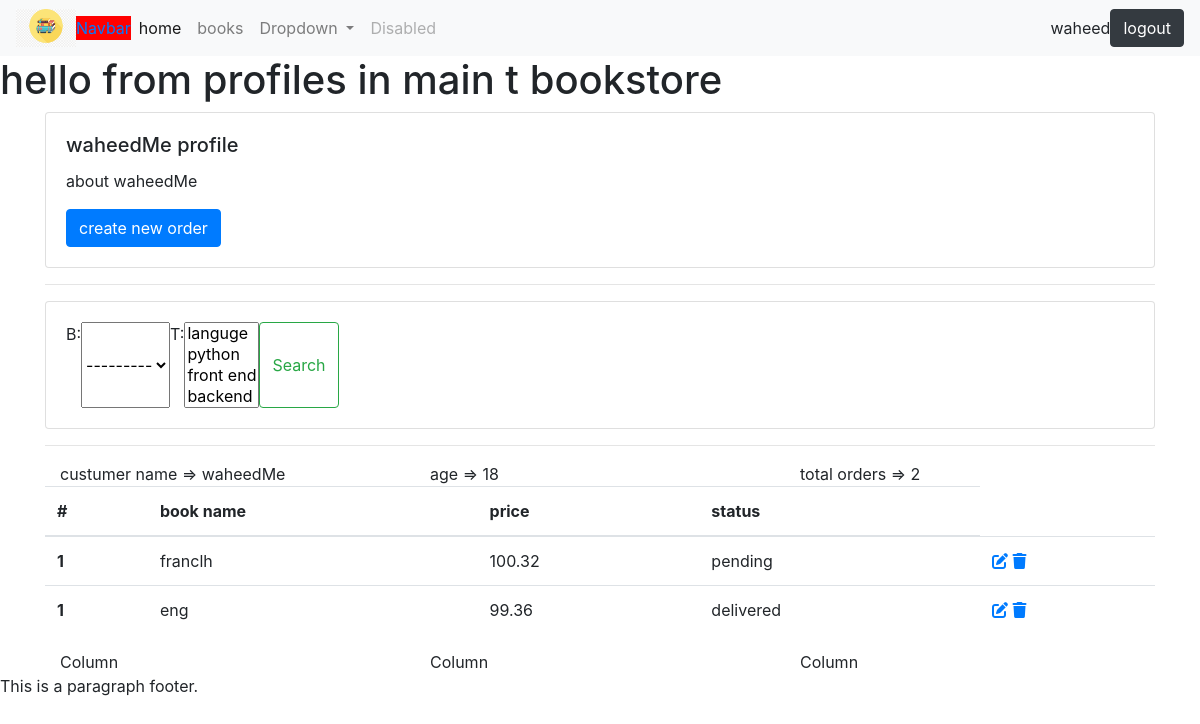
Page /profile/3 (signed in) on the committed database.
### bookstore/models.py (models this page shows, shortened)
class Customer(models.Model):
    user=models.OneToOneField(User,null=True,on_delete=models.CASCADE)
    namee = models.CharField(max_length=50, null=True)
    age = models.CharField(max_length=15, null=True)
    data_create = models.DateTimeField(auto_now_add=True, null=True)
    avatar=models.ImageField(blank=True, default='s.png')

class order(models.Model):
    ssstatus = (
        ('pending', 'pending'),
        ('delivered', 'delivered'),
        ('in progress', 'inprograss')
    )
    cus = models.ForeignKey(Customer, null=True, on_delete=models.SET_NULL)
    b = models.ForeignKey(book, null=True, on_delete=models.SET_NULL)
    t=models.ManyToManyField(tag)
    date_created = models.DateTimeField(auto_now_add=True, null=True)
    sstatus = models.CharField(max_length=200, null=True, choices=ssstatus)

class book(models.Model):
    CCATEGORY = (
        ('commic', 'commic'),
        ('fan', 'fan'),
        ('sci', 'sci')
    )
    namee = models.CharField(max_length=30, null=True)
    price = models.FloatField(null=True)
    discrib = models.CharField(max_length=200, null=True)
    data_create = models.DateTimeField(auto_now_add=True, null=True)
    t=models.ManyToManyField(tag)
    def __str__(self):
        return self.namee

### bookstore/decorators.py (the view)
        def wrapper_fun(req,*args, **kwargs):
            group=None
            if req.user.groups.exists():
                group=req.user.groups.all()[0].name
            if group in allowgroups:
                return veiwfun(req,*args,**kwargs)
            else:
                return redirect ('/home')

### bookstore/models.py (called while the page is built)
    def __str__(self) :
        return self.nname

### bookstore/views.py (called while the page is built)
@login_required(login_url='userlogin')
@allowedUsers(['customerss'])
def profile (req,pk):
    cus=Customer.objects.get(id=pk)
    ord=cus.order_set.all()
    tord=ord.count()
    sfliter=OrderFilter(req.GET,queryset=ord)
    ord=sfliter.qs
    con={
        'cus':cus,
        'ord':ord,
        'tord':tord,
        'sfliter':sfliter,
    }
    return render(req,"main/profiles.html",con)

### bookstore/templates/main/profiles.html (shortened to what this page needs)
{%extends 'main/main.html'%}
{%block content%}
<h1>hello from profiles in main t bookstore</h1>
<div class="container">
  <div class="card" >
    <div class="card-body">
      <h5 class="card-title">{{cus.namee}} profile</h5>
      <p class="card-text">about {{cus.namee}}</p>
      <a href="{% url 'createid' cus.id %}" class="btn btn-primary">create new order</a>
    </div>
  </div>
  <hr>
  <div class="card" >
    <div class="card-body">
      <form class="d-flex" role="search">
        {{sfliter.form}}
        <button class="btn btn-outline-success" type="submit">Search</button>
      </form>
    </div>
  </div>
  <hr>
    <div class="container">
        <div class="row">
          <div class="col">
           custumer name => {{cus.namee}}
          </div>
          <div class="col">
            age => {{cus.age}}
          </div>
          <div class="col">
            total orders => {{tord}}
          </div>
        </div>
      </div>
    <table class="table">
        <thead>
          <tr>
            <th scope="col">#</th>
            <th scope="col">book name </th>
            <th scope="col">price</th>
            <th scope="col">status</th>
          </tr>
        </thead>
        <tbody>
            {% for item in ord  %}
            <tr>
                <th scope="row">1</th>
                <td>{{item.b}}</td>
                <td>{{item.b.price}}</td>
                <td>{{item.sstatus}}</td>
                <td>
                  <a href="{% url 'update' item.id %}">
                    <i class="fa-solid fa-pen-to-square"></i>
                  </a>
                  <a href="{% url 'delete' item.id %}">
                    <i class="fas fa-trash"></i>
                  </a>
                </td>
              </tr>
            {% endfor %}
        </tbody>
      </table>
<div class="container">
  <div class="row">
    <div class="col">
      Column
    </div>
    <div class="col">
      Column
    </div>
    <div class="col">
      Column
    </div>
  </div>
</div>
</div>
{%endblock%}

### bookstore/templates/main/head.html (shortened to what this page needs)
{% load static %}
<nav class="navbar navbar-expand-lg navbar-light bg-light">
  <img src="{% static '/imags/boo.png' %}" alt="" width="60">
  <a class="navvv" href="#">Navbar</a>
  <div class="collapse navbar-collapse" id="navbarSupportedContent">
    <ul class="navbar-nav mr-auto">
      <li class="nav-item active">
        <a class="nav-link" href="{% url 'home'  %}"
          >home <span class="sr-only">(current)</span></a
        >
      </li>
      <li class="nav-item">
        <a class="nav-link" href= "{% url 'about'  %}">books</a>
      </li>
      <li class="nav-item dropdown">
        <a
          class="nav-link dropdown-toggle"
          href="#"
          id="navbarDropdown"
          role="button"
          data-toggle="dropdown"
          aria-expanded="false"
        >
          Dropdown
        </a>
      </li>
      <li class="nav-item">
        <a class="nav-link disabled">Disabled</a>
      </li>
    </ul>
    {{request.user}}
    <a class="btn btn-dark" href="{% url 'logout' %}">logout</a>
  </div>
</nav>

### bookstore/static/css/style.css (style rules this page uses)
.navvv { background-color: red; }

### rows in the picture
Customer: namee "waheedMe", age "18"
order: b "franclh", b.price "100.32", sstatus "pending"
order: b "eng", b.price "99.36", sstatus "delivered"

### other values in the picture
{{ request.user }} "waheed"
{{ tord }} "2"
